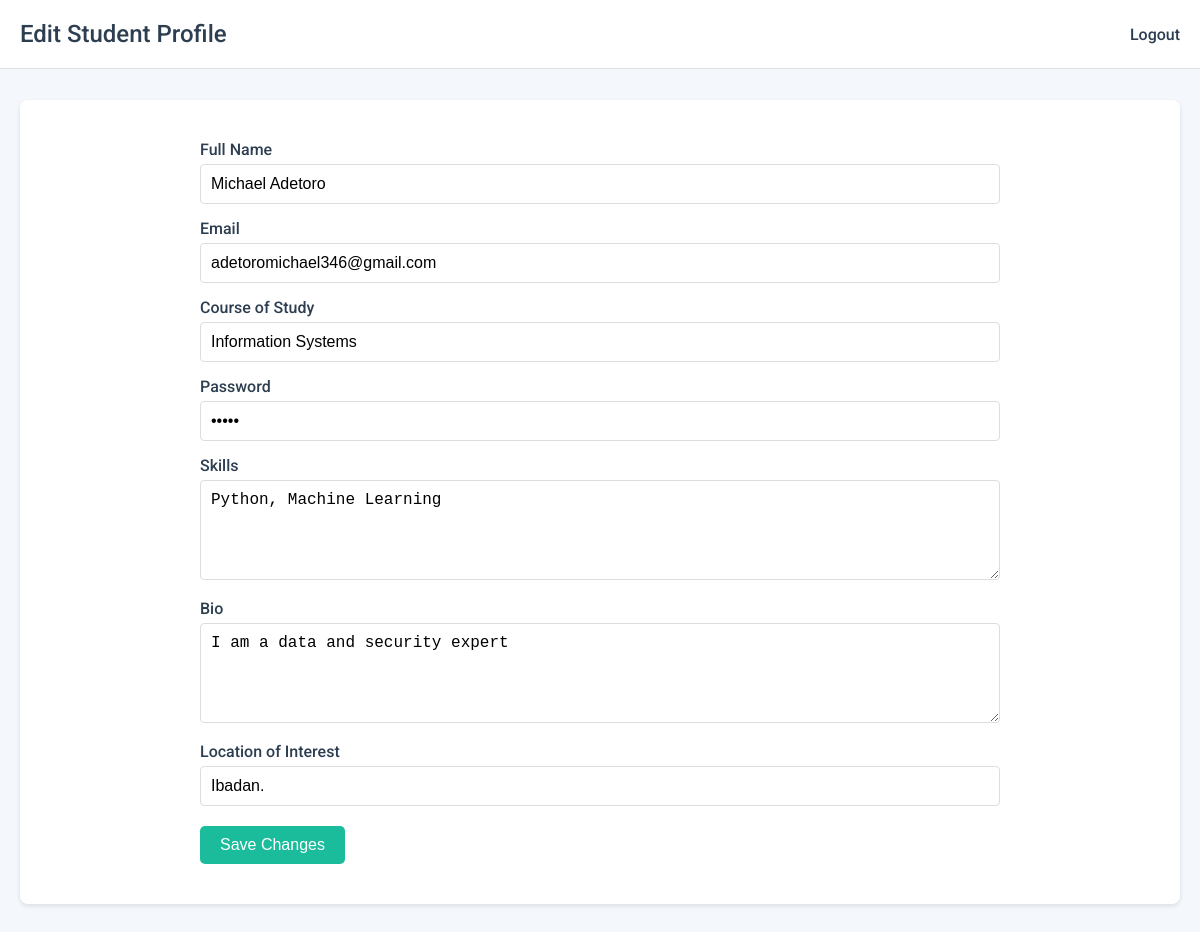
The page /edit_student_profile (signed in) on the database its author committed.
### models.py (models this page shows)
class Student(db.Model):
    id = db.Column(db.Integer, primary_key=True)
    name = db.Column(db.String(100), nullable=False)
    email = db.Column(db.String(120), unique=True, nullable=False)
    password = db.Column(db.String(128))
    course_of_study = db.Column(db.String(100))
    skills = db.Column(db.Text)
    bio = db.Column(db.Text)
    location_of_interest = db.Column(db.String(100))

### app.py (the view, shortened to what this page needs)
@app.route('/edit_student_profile', methods=['GET', 'POST'])
def edit_student_profile():
    student = db.session.get(Student, session['student_id'])
    return render_template('edit_student_profile.html', student=student)

### templates/edit_student_profile.html (shortened to what this page needs)
<!DOCTYPE html>
<html lang="en">
<head>
</head>
<body>
    <div class="top-bar">
        <h2>Edit Student Profile</h2>
        <a href="{{ url_for('student_logout') }}" class="logout">Logout</a>
    </div>
    <div class="main-content" style="margin-top: 80px;">
        <div class="card">
            <div class="form-container">
                <form id="editStudentProfileForm" method="POST">
                    <div class="form-group">
                        <label for="name">Full Name</label>
                        <input type="text" id="name" name="name" value="{{ student.name }}" required>
                    </div>
                    <div class="form-group">
                        <label for="email">Email</label>
                        <input type="email" id="email" name="email" value="{{ student.email }}" required>
                    </div>
                    <div class="form-group">
                        <label for="course_of_study">Course of Study</label>
                        <input type="text" id="course_of_study" name="course_of_study" value="{{ student.course_of_study }}">
                    </div>
                    <div class="form-group">
                        <label for="password">Password</label>
                        <input type="password" id="password" name="password" value="{{ student.password }}">
                    </div>
                    <div class="form-group">
                        <label for="skills">Skills</label>
                        <textarea id="skills" name="skills">{{ student.skills }}</textarea>
                    </div>
                    <div class="form-group">
                        <label for="bio">Bio</label>
                        <textarea id="bio" name="bio">{{ student.bio }}</textarea>
                    </div>
                    <div class="form-group">
                        <label for="location_of_interest">Location of Interest</label>
                        <input type="text" id="location_of_interest" name="location_of_interest" value="{{ student.location_of_interest }}">
                    </div>
                    <div class="button-container">
                        <button type="submit" class="button">Save Changes</button>
                    </div>
                </form>
            </div>
        </div>
    </div>
</body>
</html>

### templates/edit_student_profile.html (style rules this page uses)
body { margin: 0; font-family: 'Roboto', sans-serif; background-color: #f4f7fc; color: #333; }
.main-content { padding: 20px; }
.card { background-color: #fff; padding: 20px; margin-bottom: 20px; border-radius: 8px; box-shadow: 0 2px 5px rgba(0,0,0,0.1); }
.form-container { max-width: 800px; margin-left: auto; margin-right: auto; padding: 20px; }
.form-group { margin-bottom: 15px; }
.form-group label { display: block; margin-bottom: 5px; font-weight: 500; color: #2c3e50; }
.form-group input[type="text"], .form-group input[type="email"], .form-group input[type="password"], .form-group textarea { width: 100%; padding: 10px; border: 1px solid #ddd; border-radius: 4px; font-size: 16px; box-sizing: border-box; }
.form-group textarea { height: 100px; resize: vertical; }
.button-container { margin-top: 20px; }
.button { display: inline-block; padding: 10px 20px; font-size: 16px; color: #fff; background-color: #1abc9c; border: none; border-radius: 5px; text-decoration: none; transition: background-color 0.3s, transform 0.3s; cursor: pointer; }
.top-bar { display: flex; justify-content: space-between; align-items: center; padding: 20px; background-color: #fff; border-bottom: 1px solid #e1e1e1; position: fixed; width: 100%; left: 0; top: 0; box-sizing: border-box; }
.top-bar h2 { margin: 0; font-weight: 500; color: #2c3e50; }
.top-bar .logout { color: #2c3e50; text-decoration: none; font-weight: 500; }

### rows shown on the page
Student: name "Michael Adetoro", email "adetoromichael346@gmail.com", course_of_study "Information Systems", skills "Python, Machine Learning", bio "I am a data and security expert", location_of_interest "Ibadan."
